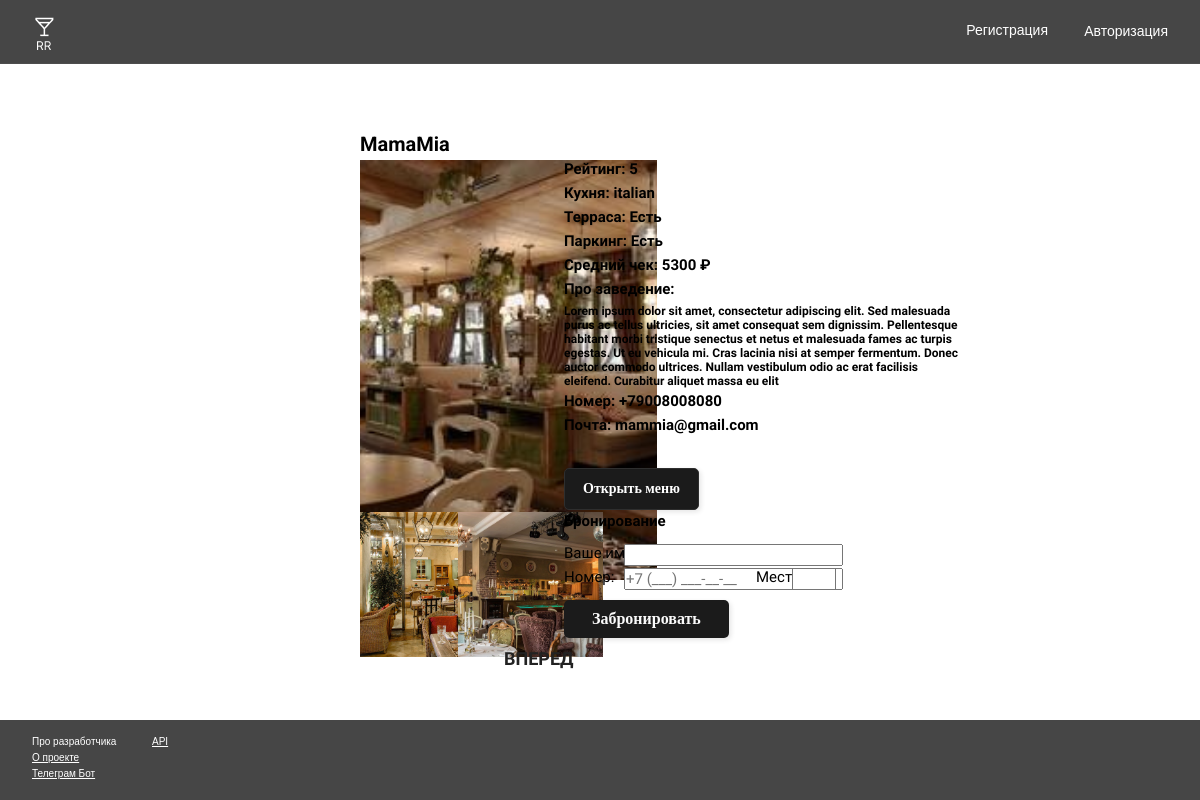
The page / on the database its author committed.
### app/models.py (models this page shows, shortened)
class ui_elements(models.Model):
    background=models.ImageField(upload_to='ui_bac_image/')
    header=models.ImageField(upload_to='ui_png/')
    ico_header=models.ImageField(upload_to='ico_header/')
    ico_setting_header = models.ImageField(upload_to='ico_header/',null=True)
    f_image = models.ImageField(upload_to='f_image/')
    complete_image=models.ImageField(upload_to="complete_image/",blank=True)
    new_restaurant_setting_img=models.ImageField(upload_to="setting_img/",blank=True)
    edit_restaurant_setting_img = models.ImageField(upload_to="setting_img/", blank=True)
    user_setting_img = models.ImageField(upload_to="setting_img/", blank=True)
    support_setting_img=models.ImageField(upload_to="setting_img/", blank=True)

class Restaurant(models.Model):
    Name_restaurant = models.CharField(max_length=15)
    Address = models.CharField(max_length=25)
    rating = models.IntegerField(null=True)
    about = models.TextField(max_length=400,null=True)
    terrace_restaurant = models.CharField(max_length=11)
    parking_restaurant = models.CharField(max_length=11)
    kitchen = models.CharField(max_length=20)
    average_check = models.IntegerField()
    photo_restaurant = models.ImageField(upload_to='photo_restaurant/',null=True)
    photo_restaurant2 = models.ImageField(upload_to='second_photo_restaurant/',null=True)
    photo_restaurant3 = models.ImageField(upload_to='third_photo_restaurant/',null=True)
    menu_download = models.FileField(upload_to="menu/",null=True)
    email = models.EmailField()
    phone = PhoneNumberField(null=True)
    owner_cafe=models.OneToOneField(User,on_delete=models.CASCADE,related_name="res",null=True)
    to_publish=models.BooleanField(default=False)
    datetime=models.DateTimeField(auto_now_add=True,null=True)

### app/views.py (the view)
# urls.py: path('',start_page,name="start_page"),
def start_page(request):
    page_number = int(request.GET.get('page', 1))# СТРАНИЦА ПО УМОЛЧАНИЮ ЕСЛИ ОСТУТСТВУЕТ АДРЕС ПАГИНАЦИИ
    back_img = ui_elements.objects.all()# ПОЛУЧАЕМ ВСЕ ИЗОБРАЖЕНИЯ ДЛЯ UI ИЗ БД
    restaurant_info = Restaurant.objects.filter(to_publish=True)# Получаем информацию о ресторанах
    paginator = Paginator(restaurant_info, 1)
    page = paginator.get_page(page_number)
    context = {'page': page,
               'back_img': back_img,
               }
    return render(request, "home_page.html", context)

### app/templates/home_page.html (shortened to what this page needs)
<!DOCTYPE html>
<html lang="en">
{%load static %}
<head>
    <link rel='stylesheet' href="{% static 'css/homev2.css' %}">
</head>
<body >
    <div class="container">
        {% for i in back_img %}
            <img class='headers' src="{{i.header.url}}" >
            <a href={% url 'start_page' %}  >
            <img class='icoheaders' src="{{i.ico_header.url}}" href={% url 'start_page' %} >
            </a>
            <div class="btn_autorization" >
                <form id="autorization_form" action="{% url 'login' %}">
                <a href={% url 'login' %} class="btn_a_txt" style="text-decoration: none;" >Авторизация</a>
            </form>
            </div>
<div class="btn_registration">
    <form id="registration_form" action="{% url 'register' %}">
        <h1 onclick="submitForm()" class="btn_r_txt">Регистрация</h1>
    </form>
</div>
        {% endfor %}
    </div>
    <div class="container_restaurant">
        {% for r in page %}
            <img class='restaurant_photo' src="{{r.photo_restaurant.url}}" >
        {% endfor %}
    </div>
    <div class="container_restaurant_photo2">
        {% for r in page %}
            <img class='restaurant_photo2' src="{{r.photo_restaurant2.url}}" >
        {% endfor %}
    </div>
    <div class="container_restaurant_photo3">
        {% for r in page %}
            <img class='restaurant_photo3' src="{{r.photo_restaurant3.url}}" >
        {% endfor %}
    </div>
    {% for r in page %}
        <h1 class="rating">Рейтинг:       {{r.rating}}</h1>
        <h1 class="kitchen">Кухня:       {{r.kitchen}}</h1>
        <h1 class="summer_terrace">Терраса:       {{r.terrace_restaurant}}</h1>
        <h1 class="parking">Паркинг:       {{r.parking_restaurant}}</h1>
        <h1 class="average_check">Средний чек:       {{r.average_check}}  ₽ </h1>
        <h1 class="number">Номер:       {{r.phone}}</h1>
        <h1 class="email">Почта:       {{r.email}}</h1>
    {% endfor %}
    <form method="post" id="form_save" class="input_name_booking" action="{% url 'save_data' %}">
        {% for r in page %}
        <div>
            <h2 class="name_restaurant" name="name_restaurant_name">{{ r.Name_restaurant }}</h2>
        </div>
        {% endfor %}
        <h1 class="booking">Бронирование</h1>
        <label class="text_name_booking" for="input-field">Ваше имя:</label>
        <input class="input_booking" required type="text" id="input-field" name="input-booking" maxlength=13>
        <label class="number_booking_text" for="input-field">Номер:</label>
        <input class="number_booking" required type="tel" id="input-field" name="input-number_booking"  placeholder="+7 (___) ___-__-__"
        pattern="[+]{1}[7]{1}[0-9]{10}"
        required>
        <label class="people_booking_text" for="input-field">Мест:</label>
        <input class="people_booking" type="text" id="input-field" name="input-people_booking" maxlength=1>
        <button class="booking_btn" type="submit" >
            <span class="button-text">Забронировать</span>
            <div class="fill-container"></div>
          </button>
    </form>
    <div class="about_r">
        {% for r in page %}
        <h1 class="about_h">Про заведение:<h1>
        <h1 class="about">{{r.about}}</h1>
        {% endfor %}
    </div>
{% for r in page %}
<button class="button" >
    <a class="button-text" href={{ r.menu_download.url }}>Открыть меню</a>
    <div class="fill-container"></div>
    </button>
{% endfor %}
    <div class="next_page">
        {% if page.has_next %}
        {% for r in page %}
            <a class="next_page" href="?page={{page.next_page_number}}" style="text-decoration: none;">Вперед</a>
        {% endfor %}
        {% endif %}
    </div>
<div class="icon-container">
  <div class="mode-text">Режим</div>
</div>
<iconify-icon onclick="list()" class="icon_list" icon="svg-spinners:blocks-shuffle-3" width="32" height="32"></iconify-icon>
    <div class="footer">
        {% for i in back_img %}
            <img class="footer_img" src="{{i.f_image.url}}">
            <div class="footer_btn">
                <a class="text_footer_dev">Про разработчика</a>
                <a class="text_footer_project" href={% url "about_project_page"%}> О проекте</a>
                <a class="text_footer_telegram"href={% url 'tg_page' %}>Телеграм Бот</a>
                <a class="text_footer_api" href={% url 'api_page' %}>API</a>
        {% endfor %}
    </div>
</body>
</html>

### rows shown on the page
ui_elements: header (picture), ico_header (picture), f_image (picture)
Restaurant: photo_restaurant (picture), photo_restaurant2 (picture), photo_restaurant3 (picture), rating "5", kitchen "italian", terrace_restaurant "Есть", parking_restaurant "Есть", average_check "5300", phone "+79008008080", email "mammia@gmail.com", Name_restaurant "MamaMia", about "Lorem ipsum dolor sit amet, consectetur adipiscing elit. Sed malesuada purus ac tellus ultricies, sit amet consequat sem dignissim. Pellentesque habitant morbi tristique senectus et netus et malesuada fames ac turpis egestas. Ut eu vehicula mi. Cras lacinia nisi at semper fermentum. Donec auctor commodo ultrices. Nullam vestibulum odio ac erat facilisis eleifend. Curabitur aliquet massa eu elit"
